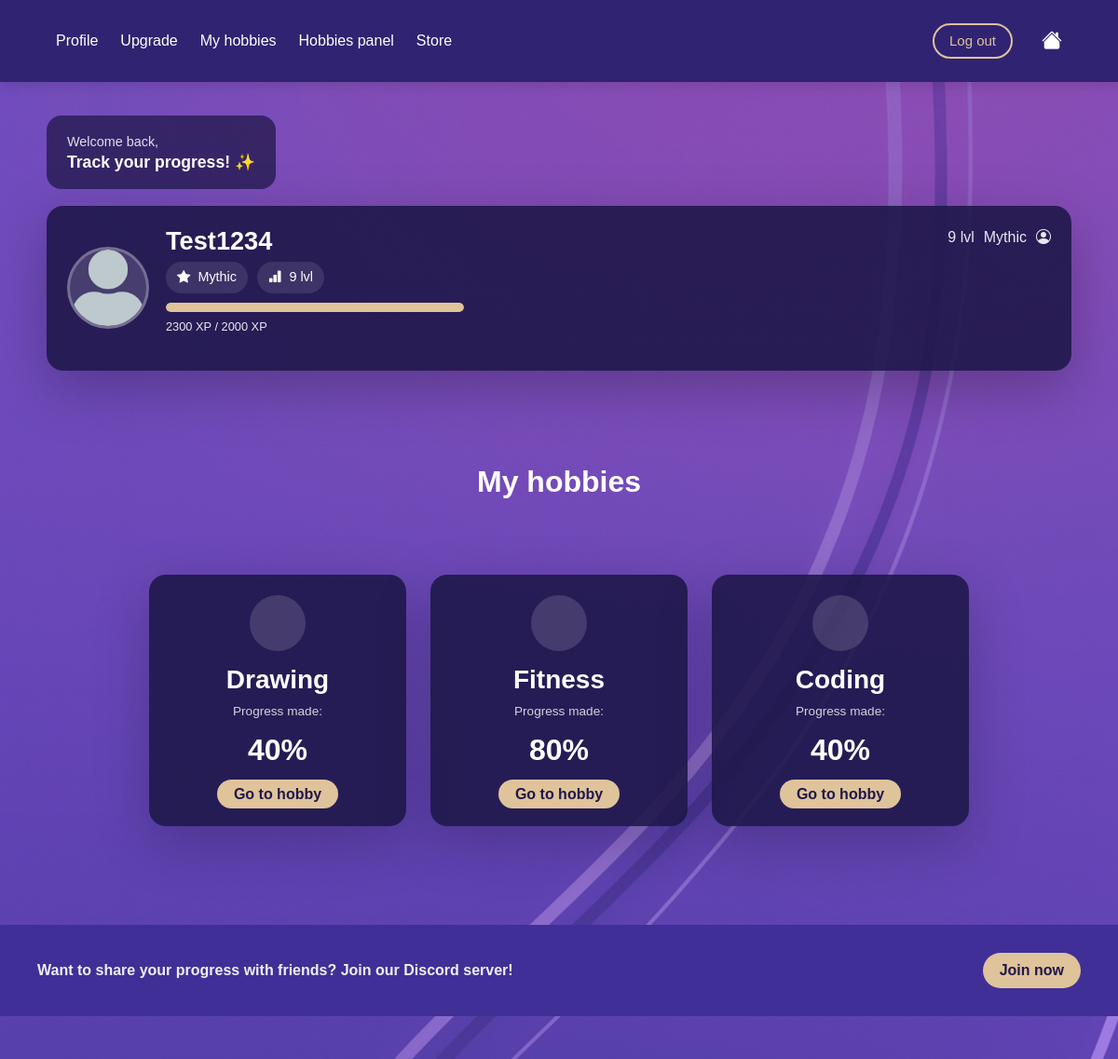
The page /profile/ (signed in, upper part) on the database as committed earlier.
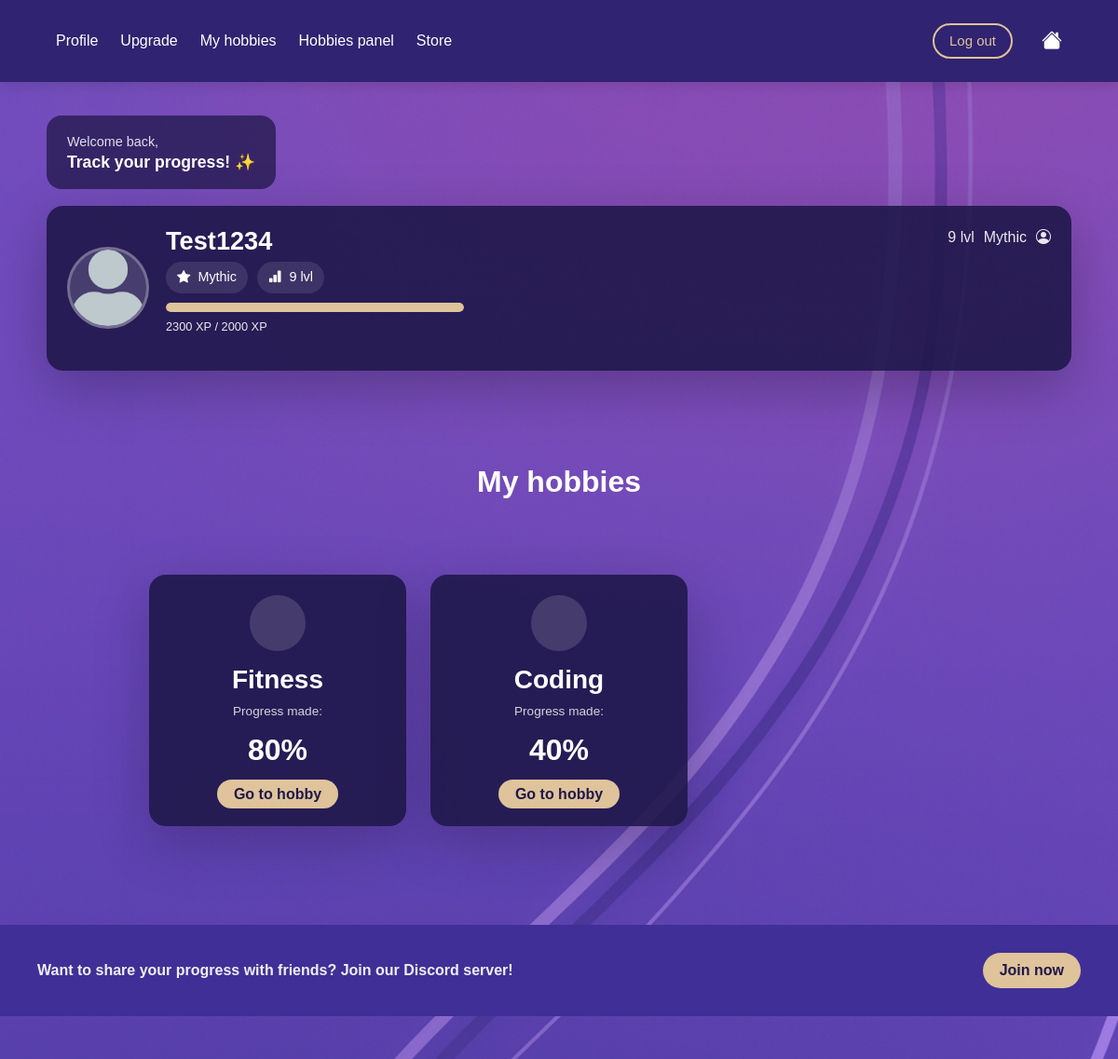
The same page on the database as committed later.
### myapp/models.py (models this page shows, shortened)
class Hobby(models.Model):
    user = models.ForeignKey(User, on_delete=models.CASCADE, related_name="hobbies")
    detail = models.ForeignKey(HobbyDetail, on_delete=models.CASCADE)

class HobbyDetail(models.Model):
    name = models.CharField(max_length=100, unique=True)
    description = models.TextField()

### myapp/views.py (the view)
# urls.py: path('profile/', views.profile, name='profile'),
@login_required
def profile(request):
    user = request.user
    hobbies = (
        Hobby.objects
        .filter(user=user)
        .select_related("detail")
    )
    HOBBY_ICONS = {
        "Cooking": "fi fi-rr-hat-chef",
        "Drawing": "fi fi-rr-drawer-alt",
        "Coding": "fi fi-rr-square-terminal",
        "Music": "fi fi-rr-music-alt",
        "Fitness": "fi fi-tr-dumbbell-ray",
    }
    for hobby in hobbies:
        hobby.icon = HOBBY_ICONS.get(hobby.detail.name, "fi fi-rr-star")
        challenges = Challenge.objects.filter(hobby_detail=hobby.detail)
        total = challenges.count()
        completed = UserChallenges.objects.filter(
            user=user,
            challenge__in=challenges,
            completed=True
        ).count()
        hobby.progress = int((completed / total) * 100) if total > 0 else 0
    stats, _ = UserStats.objects.get_or_create(user=user)
    current_xp = stats.xp_total
    levels = list(Level.objects.all().order_by("xp_required"))
    current_level = None
    next_level = None
    level_number = 0
    for i, lvl in enumerate(levels):
        if current_xp >= lvl.xp_required:
            current_level = lvl
            level_number = i + 1
            if i + 1 < len(levels):
                next_level = levels[i + 1]
    progress_percent = 100          # domyślnie pełny pasek
    xp_color = "xp-high"             # jeden kolor (złoty)
    if current_level and next_level:
        xp_range = next_level.xp_required - current_level.xp_required
        if xp_range > 0:
            xp_progress = current_xp - current_level.xp_required
            progress_percent = int((xp_progress / xp_range) * 100)
            progress_percent = max(0, min(progress_percent, 100))
        else:
            progress_percent = 100
    return render(request, "myapp/profile.html", {
        "user": user,
        "hobbies": hobbies,
        "current_level": current_level,
        "next_level": next_level,
        "current_xp": current_xp,
        "progress_percent": progress_percent,
        "level_number": level_number,
        "levels": levels,
        "xp_color": xp_color,
    })

### myapp/templates/myapp/profile.html (shortened to what this page needs)
{% extends "myapp/base.html" %}
{% load static %}
{% block extra_css %}
<link rel="stylesheet" href="{% static 'css/profile.css' %}">
{% endblock %}
{% block content %}
<main class="profile-bg">
  <div class="profile-container">
    <div class="welcome-card">
      <p class="welcome-small">Welcome back,</p>
      <h3 class="welcome-title">Track your progress! ✨</h3>
    </div>
    <section class="user-card">
      <div class="user-left">
        <div class="avatar">
          <img src="{% static 'img/avatar.png' %}" alt="User avatar">
        </div>
        <div class="user-info">
          <h2 class="username">{{ request.user.username }}</h2>
          <div class="user-badges">
            {% if current_level %}
              <span class="badge-pill">
                <i class="bi bi-star-fill"></i>
                {{ current_level.title }}
              </span>
              <span class="badge-pill">
                <i class="bi bi-bar-chart-fill"></i>
                {{ level_number }} lvl
              </span>
            {% endif %}
          </div>
          <div class="xp-wrap">
            <div class="xp-bar">
              <div class="xp-fill" style="width: {{ progress_percent }}%;"></div>
            </div>
            <p class="xp-text">
              {{ current_xp }} XP
              {% if next_level %}
                / {{ next_level.xp_required }} XP
              {% endif %}
            </p>
          </div>
        </div>
      </div>
      <div class="user-right">
        {% if current_level %}
          <div class="top-right-mini">
            <span class="mini-lvl">{{ level_number }} lvl</span>
            <span class="mini-title">{{ current_level.title }}</span>
            <i class="bi bi-person-circle mini-icon"></i>
          </div>
        {% endif %}
      </div>
    </section>
    <h2 class="section-title">My hobbies</h2>
    <section class="hobbies-grid">
      {% for hobby in hobbies %}
        <div class="hobby-card">
          <div class="hobby-icon">
          </div>
          <h3>{{ hobby.detail.name }}</h3>
          <p class="progress-label">Progress made:</p>
          <div class="progress-big">{{ hobby.progress }}%</div>
          <a href="{% url 'hobby_detail' hobby.detail.id %}" class="small-btn">
            Go to hobby
          </a>
        </div>
      {% empty %}
        <p>You have no hobbies yet.</p>
      {% endfor %}
    </section>
    <section class="discord-strip">
      <p>Want to share your progress with friends? Join our Discord server!</p>
      <button class="small-btn">Join now</button>
    </section>
  </div>
</main>
{% endblock %}

Rows that differ between the two databases and show on the page:
removed Hobby: detail.name "Drawing", progress "40"
